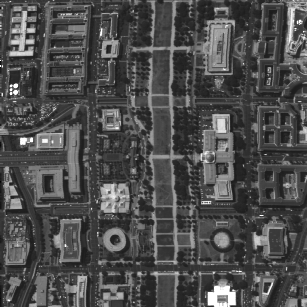
%> input picture tool/Original_band30.tif, 307 x 307 px
$ octave TV_Demon.m   (GNU Octave 9; MATLAB toolbox functions it lacks are replaced by stand-ins)
%> lines starting %> are read from the running program, lines starting %| are printed output that depends on the picture; in (x1, y1, x2, y2) boxes, pixels count from 0 and x2, y2 are one past the last pixel; in counts of white or black regions, pixels touching at a corner belong together; the program's own positions count from 1
### psf_estimation/Utilize/TV/TVdestripe.m
%%% 基于多阶数据项与全局稀疏性先验去条带算法
%%% 注: 算法均对水平条带进行处理
%%% 求解 u 时利用 FFT
function u = TVdestripe(f,I,belta,lamda,omega1,MaxIter)

[N1,N2] = size(f);
%%% 初始化 %%%
u = f; % 给解赋初值
g = f; % 观测值
k = 0;
Tol = 1e-5;  %%% 迭代容许误差
StopFlag = 0;
Psiy = 0;
Psix2 = 0;
by = 0;
bx2 = 0;
[M,N] = size(f);
ep = 1e-6;

%%% compute fixed quantities
[conjoDx,conjoDy,num1,Denom1,Denom2] = getC(g);
%%% 主循环
while StopFlag == 0,

    k = k + 1;


     %%% (3) 使用FFT更新解 u
    FPsiy = fft2( Psiy - by );
    FPsix2 = fft2(Psix2 - bx2);
    FGPy = conjoDy .* FPsiy;
    FGPx2 = conjoDx .*FPsix2;

    Denom =  belta*(Denom1 + Denom2) +2*omega1;
    Fu = (  belta*FGPy +belta*FGPx2 + 2*omega1*fft2(g))./Denom ;
    unew = real( ifft2( Fu ) ); % compute new u

    udiff = norm( unew(:) - u(:),2 )/norm(u(:));
    u = unew;

    %%% (2) 求分离变量 Psiy,Psix2
    temp1 = diff(u,1,1);
    dy = [temp1;temp1(N1-1,:)];
    temp2 = diff(u,1,2);
    dx2 = [temp2 temp2(:,N2-1)];
    tempf = sqrt((dx2 + bx2).^2 + (dy + by).^2  + ep);
    Psix2new = max(tempf - lamda/belta,0).*(dx2 + bx2)./tempf;
    Psiynew = max(tempf - lamda/belta,0).*(dy + by)./tempf;

    Psiy = Psiynew;
    Psix2 = Psix2new;

    %%% 更新 bx, by
    by = by + u([2:M,M],:)- u - Psiy;
    bx2 = bx2 + u(:,[2:N,N]) - u - Psix2;

    %%% Stopping criterions
    if k >= MaxIter
        StopFlag = 1;
    elseif udiff <= Tol
        StopFlag = 2;
    end

end

%%%%%%%%%%%%%%%%%%%%%%%%%%%%%%%%%%%%%%%%%%%%%%%%%%%%%%%%%%%%%%
function [conjoDx,conjoDy,num1,Denom1,Denom2] = getC(g)
% compute fixed quantities
sizeI = size(g);
otfDx = psf2otf([1,-1],sizeI);
otfDy = psf2otf([1;-1],sizeI);
conjoDx = conj(otfDx);
conjoDy = conj(otfDy);
num1 = abs(otfDx).^2.*fft2(g);
Denom1 = abs(otfDx).^2;
Denom2 = abs(otfDy).^2;

### psf_estimation/Utilize/TV/TV_Demon.m

clear all;
close all;
clc;
addpath(genpath('Codes\'));
[filename, filepath, FilterIndex ] = uigetfile('/*.*','Read image');
%> the answer given: ../../../tool/Original_band30.tif
I =  double(imread(fullfile(filepath,filename))) ;
%> I: size 307x307 double; min 0, max 255, mean 77.6; mean of the top-left, top-right, bottom-left and bottom-right quarters 78, 76.3, 78.3, 77.7
figure,imshow(I,[])
Is  = I;
 rand('seed',0);
kk = randperm(307,107);
 Is(:,kk(1:30))=I(:,kk(1:30))-40; Is(:,kk(31:60))=I(:,kk(31:60))+35; Is(:,kk(61:90))=I(:,kk(61:90))-35;Is(:,kk(91:107))=I(:,kk(91:107))+25;
%> after `Is(:,kk(1:30))=I(:,kk(1:30))-40`: Is: size 307x307 double; min -13, max 255, mean 73.6
%> after `Is(:,kk(31:60))=I(:,kk(31:60))+35`:
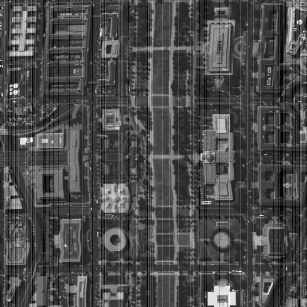
%> Is: size 307x307 double; min -13, max 290, mean 77.1; drawn with min black and max white
%> after `Is(:,kk(61:90))=I(:,kk(61:90))-35`: Is: size 307x307 double; 9.77% of pixels changed, all inside (x1, y1, x2, y2) = (2, 0, 304, 307)
%> after `Is(:,kk(91:107))=I(:,kk(91:107))+25`: Is: size 307x307 double; min -13, max 290, mean 75
I = Is;
f= I/256;
figure; imshow(f,[]); title('Striped image');
%%% 参数设置
belta = 1; lamda = 0.1;
omega1 = 1;
MaxIter = 1000;

%%% 主程序
tic
u = TVdestripe(f,f,belta,lamda,omega1,MaxIter);
%> in TVdestripe, `[conjoDx,conjoDy,num1,Denom1,Denom2] = getC(g);`:
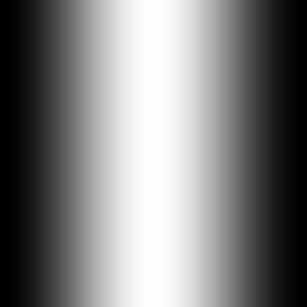
%> Denom1: size 307x307 double; min 1.14e-31, max 4, mean 2; drawn with min black and max white
%> in TVdestripe, `[conjoDx,conjoDy,num1,Denom1,Denom2] = getC(g);`:
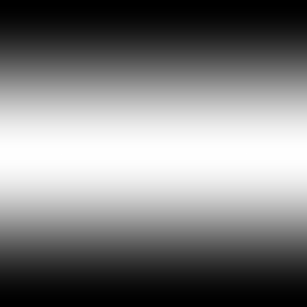
%> Denom2: size 307x307 double; min 0, max 4, mean 2; drawn with min black and max white
%> the loop in TVdestripe, `while StopFlag == 0,` made 97 passes
%> udiff on passes 1 to 12: 0.16, 0.0551, 0.0393, 0.0201, 0.0105, 0.0062, 0.00396, 0.00268, 0.00191, 0.00143, 0.00109, 0.000861
%> pass 1, in TVdestripe, `Denom =  belta*(Denom1 + Denom2) +2*omega1;`:
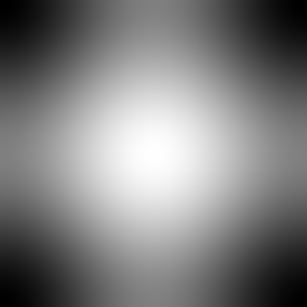
%> Denom: size 307x307 double; min 2, max 10, mean 6; drawn with min black and max white
%> pass 1, in TVdestripe, `unew = real( ifft2( Fu ) );`:
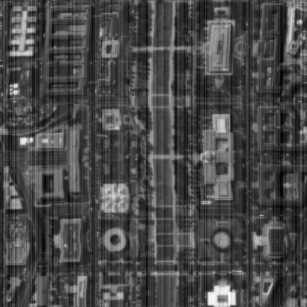
%> unew: size 307x307 double; min -0.0161, max 1.06, mean 0.293; drawn with min black and max white
%> after the loop in TVdestripe, `while StopFlag == 0,`:
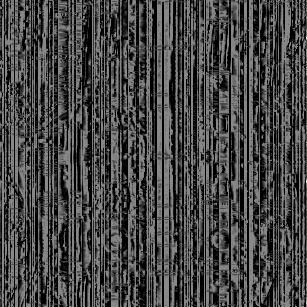
%> bx2: size 307x307 double; min -0.1, max 0.271, mean 0.00162; drawn with min black and max white
%> after the loop in TVdestripe, `while StopFlag == 0,`:
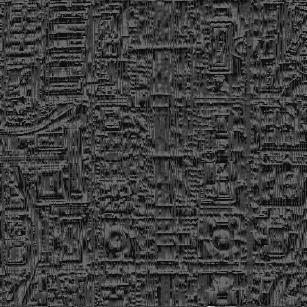
%> by: size 307x307 double; min -0.128, max 0.402, mean 3.65e-05; drawn with min black and max white
%> after the loop in TVdestripe, `while StopFlag == 0,`: StopFlag = 2; k = 97
toc
figure; imshow(u,[]); title('De-Striped image');
